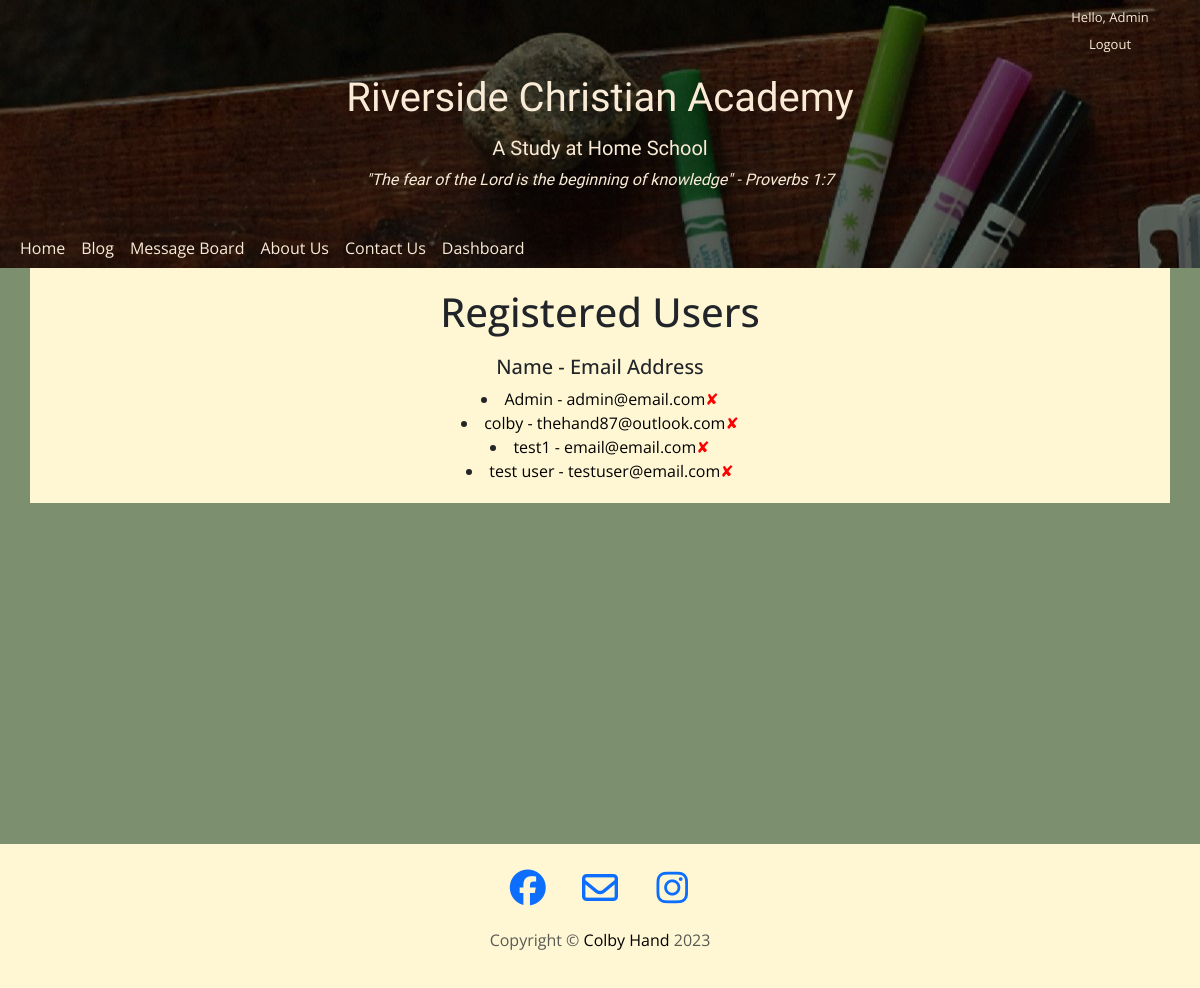
Screenshot of /users (signed in) with the database file from the repository.
### main.py (models this page shows)
class User(UserMixin, db.Model):
    __tablename__ = "user"
    id = db.Column(db.Integer, primary_key=True)
    email = db.Column(db.String(100), unique=True)
    password = db.Column(db.String(100))
    name = db.Column(db.String(1000))
    blog_posts = relationship("BlogPost", back_populates="author")
    blog_comments = relationship("BlogComment", back_populates="blog_comment_author")
    message_posts = relationship("Message", back_populates="author")
    message_comments = relationship("MessageComment", back_populates="message_comment_author")

### main.py (the view)
@app.route("/users")
@login_required
@admin_only
def users():
    users = User.query.all()
    return render_template("users.html", users=users)

### main.py (called while the page is built)
def admin_only(f):
    @wraps(f)
    def decorator(*args, **kwargs):
        if current_user.id != 1:
            return abort(403)
        return f(*args, **kwargs)
    return decorator

@login_manager.user_loader
def load_user(user_id):
    return db.get_or_404(User, user_id)

### templates/users.html
{% include "header.html" %}
<div class="container">
    <h1>Registered Users</h1>
    <div class="all_users">
        <h5>Name - Email Address</h5>
        {% for user in users %}
        <li><a class="list-item" href="">{{ user.name }} - {{ user.email }}<a style="color: red;" href="{{url_for('delete_user', user_id=user.id) }}">✘</a></li>
        {% endfor %}
    </div>
</div>
{% include "footer.html" %}

### templates/header.html (shortened to what this page needs)
<!DOCTYPE html>
<html lang="en">
<head>
    <link href="https://cdn.jsdelivr.net/npm/bootstrap@5.3.0-alpha3/dist/css/bootstrap.min.css" rel="stylesheet">
    <link rel="stylesheet" href="../static/CSS/styles.css">
</head>
<body>
    <header class="img-fluid header-img" style="background-image: url('../static/images/art-img.jpg');">
        <div class="header">
            <div class="login">
                <span>
                    {% if current_user.is_authenticated: %}
                    <p class="login-link">Hello, {{ current_user.name }}</p>
                    <a class="login-link" href="{{url_for('logout')}}">Logout</a>
                    {% endif %}
                </span>
            </div>
            <div class="title container-fluid col-lg-6">
                <h1>Riverside Christian Academy</h1>
                <h5>A Study at Home School</h5>
                <p><em>"The fear of the Lord is the beginning of knowledge" - Proverbs 1:7</em></p>
            </div>
            <div class="header-nav">
            <nav class="navbar navbar-expand-lg ">
                <div class="header container-fluid">
                    <div class="collapse navbar-collapse" id="navbarTogglerDemo01">
                        <ul class="navbar-nav me-auto mb-2 mb-lg-0">
                            <li class="nav-item">
                            <a class="nav-link active" id="navigation-btn" aria-current="page" href="/">Home</a>
                            </li>
                            <li class="nav-item">
                            <a class="nav-link active" id="navigation-btn" aria-current="page" href="{{url_for('all_blog_posts')}}">Blog</a>
                            </li>
                            {% if current_user.is_authenticated: %}
                            <li class="nav-item">
                            <a class="nav-link active" id="navigation-btn" aria-current="page" href="{{url_for('all_messages')}}">Message Board</a>
                            </li>
                            {% endif %}
                            <li class="nav-item">
                            <a class="nav-link active" id="navigation-btn" aria-current="page" href="{{url_for('about_us')}}">About Us</a>
                            </li>
                            <li class="nav-item">
                            <a class="nav-link active" id="navigation-btn" aria-current="page" href="{{url_for('contact')}}">Contact Us</a>
                            </li>
                            {% if current_user.name == "Admin" %}
                            <li class="nav-item">
                                <a class="nav-link active" id="navigation-btn" aria-current="page" href="{{url_for('dashboard')}}">Dashboard</a>
                            </li>
                            {% endif %}
                        </ul>
                    </div>
                </div>
            </nav>
        </div>
        </div>
    </header>

### templates/footer.html (shortened to what this page needs)
<footer class="page-footer">
    <div class="container-fluid">
      <div class="row footer">
        <div class="col-lg-8 col-md-10 mx-auto">
          <ul class="list-inline text-center">
            <li class="list-inline-item">
              <a href="https://www.facebook.com">
                <span class="fa-stack fa-xl">
                    <i class="fa-brands fa-facebook fa-xl"></i>
                </span>
              </a>
            </li>
            <li class="list-inline-item">
              <a href="../contact">
                <span class="fa-stack fa-xl">
                    <i class="fa-regular fa-envelope fa-xl"></i>
                </span>
              </a>
            </li>
            <li class="list-inline-item">
              <a href="https://instagram.com">
                <span class="fa-stack fa-xl">
                  <i class="fa-brands fa-instagram fa-xl"></i>
                </span>
              </a>
            </li>
          </ul>
          <p class="copyright text-muted">Copyright &copy; <a href="https://github.com/Darkmatter789" id="name">Colby Hand</a> 2023</p>
        </div>
      </div>
    </div>
  </footer>
</body>
</html>

### static/CSS/styles.css (style rules this page uses)
body { font-family: 'Open Sans', sans-serif; text-align: center; background-color: #7C9070; border-top: 0cap; }
h1 { padding-bottom: 1%; }
a { text-decoration: none; }
footer { position: relative; left: 0; bottom: 0px; width: 100%; margin-top: 151px; }
.container { background-color: #FFF7D4; padding: 20px 0px; }
.list-item { color: black; }
header { padding-top: 1px; }
.title { font-family: 'BioRhyme', serif; text-align: center; padding: 20px; color: antiquewhite; }
.login { padding-left: 85%; font-size: small; }
.login-link { margin: 7px; color: antiquewhite; }
.navbar { padding: 0; }
.navbar-nav { text-align: left; color: antiquewhite; }
.page-footer { padding-top: 190px; }
#name { color: black; }
.footer { background-color: #FFF7D4; padding-bottom: 20px; }
.list-inline { margin-top: 20px; }
#navigation-btn { color: antiquewhite; }

### rows the page displays
User: name "Admin", email "admin@email.com"
User: name "colby", email "thehand87@outlook.com"
User: name "test1", email "email@email.com"
User: name "test user", email "testuser@email.com"
